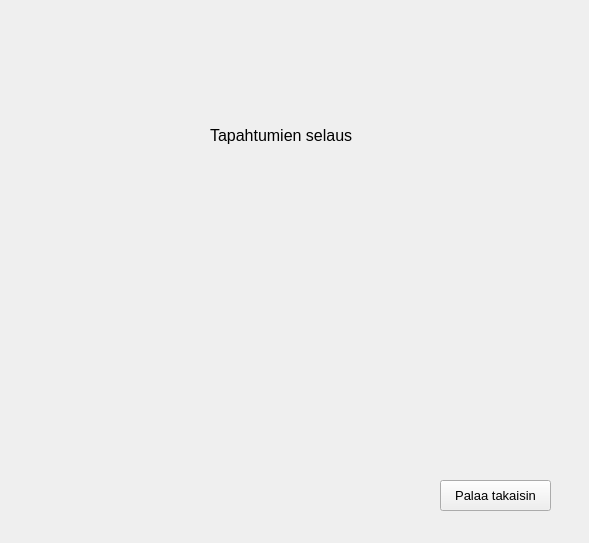
<?xml version="1.0" encoding="UTF-8"?>
<ui version="4.0">
 <class>tapahtumat</class>
 <widget class="QWidget" name="tapahtumat">
  <property name="geometry">
   <rect>
    <x>0</x>
    <y>0</y>
    <width>589</width>
    <height>543</height>
   </rect>
  </property>
  <property name="windowTitle">
   <string>Form</string>
  </property>
  <widget class="QLabel" name="label">
   <property name="geometry">
    <rect>
     <x>210</x>
     <y>120</y>
     <width>171</width>
     <height>31</height>
    </rect>
   </property>
   <property name="font">
    <font>
     <pointsize>12</pointsize>
    </font>
   </property>
   <property name="text">
    <string>Tapahtumien selaus</string>
   </property>
  </widget>
  <widget class="QPushButton" name="btnPalaa2">
   <property name="geometry">
    <rect>
     <x>440</x>
     <y>480</y>
     <width>111</width>
     <height>31</height>
    </rect>
   </property>
   <property name="font">
    <font>
     <pointsize>10</pointsize>
    </font>
   </property>
   <property name="text">
    <string>Palaa takaisin</string>
   </property>
  </widget>
  <widget class="QLabel" name="labelTapahtumat">
   <property name="geometry">
    <rect>
     <x>130</x>
     <y>230</y>
     <width>311</width>
     <height>181</height>
    </rect>
   </property>
   <property name="text">
    <string/>
   </property>
  </widget>
 </widget>
 <resources/>
 <connections/>
</ui>
